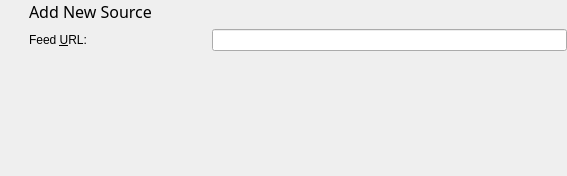
<ui version="4.0" >
 <class>Akregator2::AddFeedWidgetBase</class>
 <widget class="QWidget" name="Akregator2::AddFeedWidgetBase" >
  <property name="geometry" >
   <rect>
    <x>0</x>
    <y>0</y>
    <width>567</width>
    <height>176</height>
   </rect>
  </property>
  <property name="windowTitle" >
   <string>Add Feed</string>
  </property>
  <layout class="QVBoxLayout" >
   <property name="spacing" >
    <number>6</number>
   </property>
   <property name="leftMargin" >
    <number>0</number>
   </property>
   <property name="topMargin" >
    <number>0</number>
   </property>
   <property name="rightMargin" >
    <number>0</number>
   </property>
   <property name="bottomMargin" >
    <number>0</number>
   </property>
   <item>
    <layout class="QHBoxLayout" >
     <property name="spacing" >
      <number>6</number>
     </property>
     <property name="leftMargin" >
      <number>0</number>
     </property>
     <property name="topMargin" >
      <number>0</number>
     </property>
     <property name="rightMargin" >
      <number>0</number>
     </property>
     <property name="bottomMargin" >
      <number>0</number>
     </property>
     <item>
      <widget class="QLabel" name="pixmapLabel1" >
       <property name="sizePolicy" >
        <sizepolicy vsizetype="Fixed" hsizetype="Fixed" >
         <horstretch>0</horstretch>
         <verstretch>0</verstretch>
        </sizepolicy>
       </property>
       <property name="scaledContents" >
        <bool>false</bool>
       </property>
      </widget>
     </item>
     <item>
      <spacer>
       <property name="orientation" >
        <enum>Qt::Horizontal</enum>
       </property>
       <property name="sizeType" >
        <enum>QSizePolicy::Fixed</enum>
       </property>
       <property name="sizeHint" >
        <size>
         <width>16</width>
         <height>20</height>
        </size>
       </property>
      </spacer>
     </item>
     <item>
      <layout class="QGridLayout" >
       <property name="leftMargin" >
        <number>0</number>
       </property>
       <property name="topMargin" >
        <number>0</number>
       </property>
       <property name="rightMargin" >
        <number>0</number>
       </property>
       <property name="bottomMargin" >
        <number>0</number>
       </property>
       <property name="horizontalSpacing" >
        <number>6</number>
       </property>
       <property name="verticalSpacing" >
        <number>6</number>
       </property>
       <item row="1" column="1" colspan="2" >
        <widget class="KLineEdit" name="urlEdit" >
         <property name="minimumSize" >
          <size>
           <width>200</width>
           <height>0</height>
          </size>
         </property>
	 <property name="showClearButton" stdset="0">
	   <bool>true</bool>
	 </property>
        </widget>
       </item>
       <item row="0" column="0" colspan="3" >
        <widget class="QLabel" name="textLabel1" >
         <property name="font" >
          <font>
           <family>Sans Serif</family>
           <pointsize>12</pointsize>
           <weight>50</weight>
           <italic>false</italic>
           <bold>false</bold>
           <underline>false</underline>
           <strikeout>false</strikeout>
          </font>
         </property>
         <property name="text" >
          <string>Add New Source</string>
         </property>
        </widget>
       </item>
       <item row="1" column="0" >
        <widget class="QLabel" name="textLabel3" >
         <property name="text" >
          <string>Feed &amp;URL:</string>
         </property>
         <property name="buddy" >
          <cstring>urlEdit</cstring>
         </property>
        </widget>
       </item>
      </layout>
     </item>
    </layout>
   </item>
   <item>
    <widget class="KSqueezedTextLabel" name="statusLabel" >
     <property name="text" >
      <string/>
     </property>
    </widget>
   </item>
   <item>
    <spacer>
     <property name="orientation" >
      <enum>Qt::Vertical</enum>
     </property>
     <property name="sizeType" >
      <enum>QSizePolicy::Expanding</enum>
     </property>
     <property name="sizeHint" >
      <size>
       <width>20</width>
       <height>50</height>
      </size>
     </property>
    </spacer>
   </item>
  </layout>
 </widget>
 <customwidgets>
  <customwidget>
   <class>KLineEdit</class>
   <extends>QLineEdit</extends>
   <header>klineedit.h</header>
  </customwidget>
  <customwidget>
   <class>KSqueezedTextLabel</class>
   <extends>QLabel</extends>
   <header>ksqueezedtextlabel.h</header>
  </customwidget>
 </customwidgets>
 <resources/>
 <connections/>
</ui>
